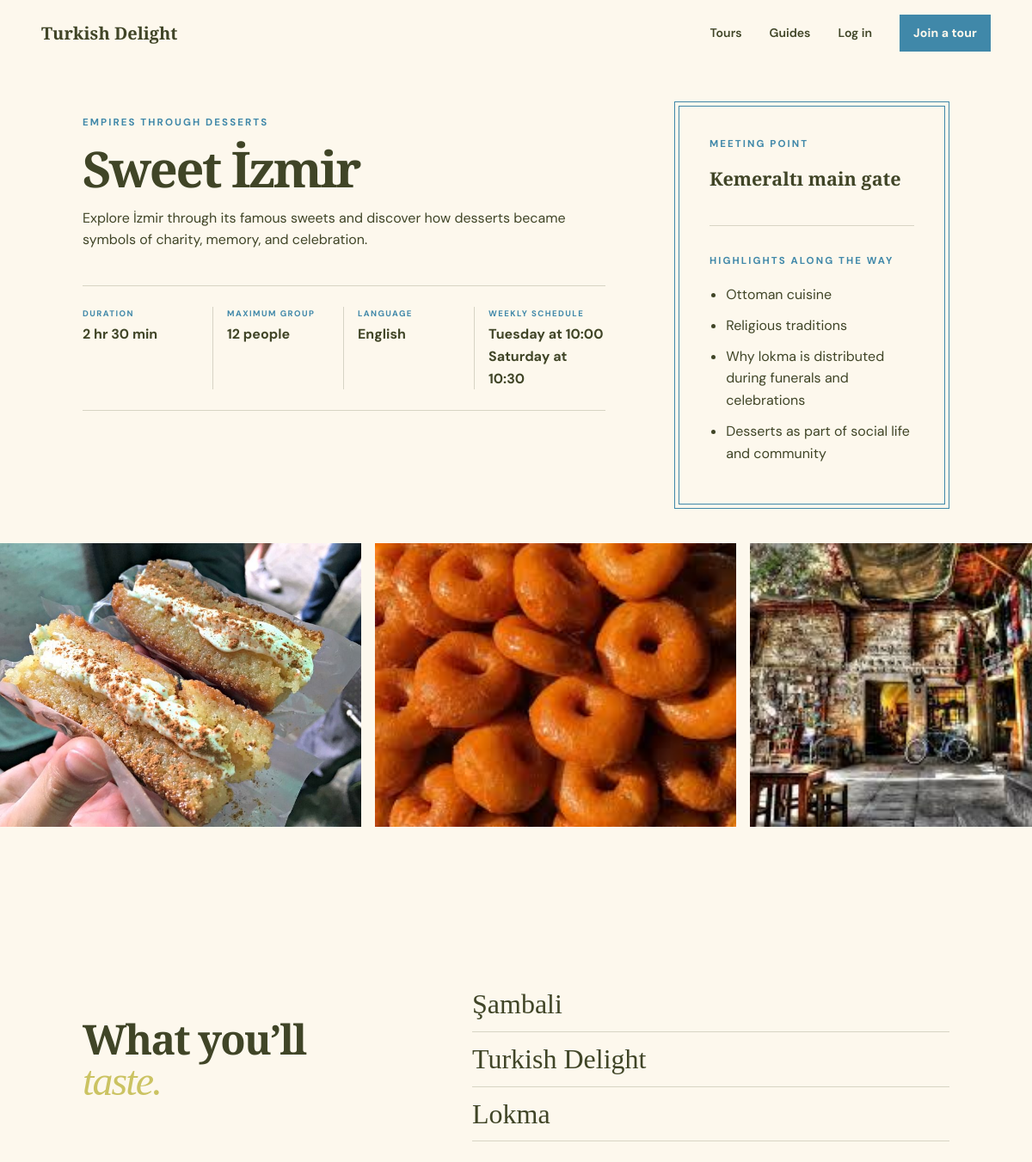
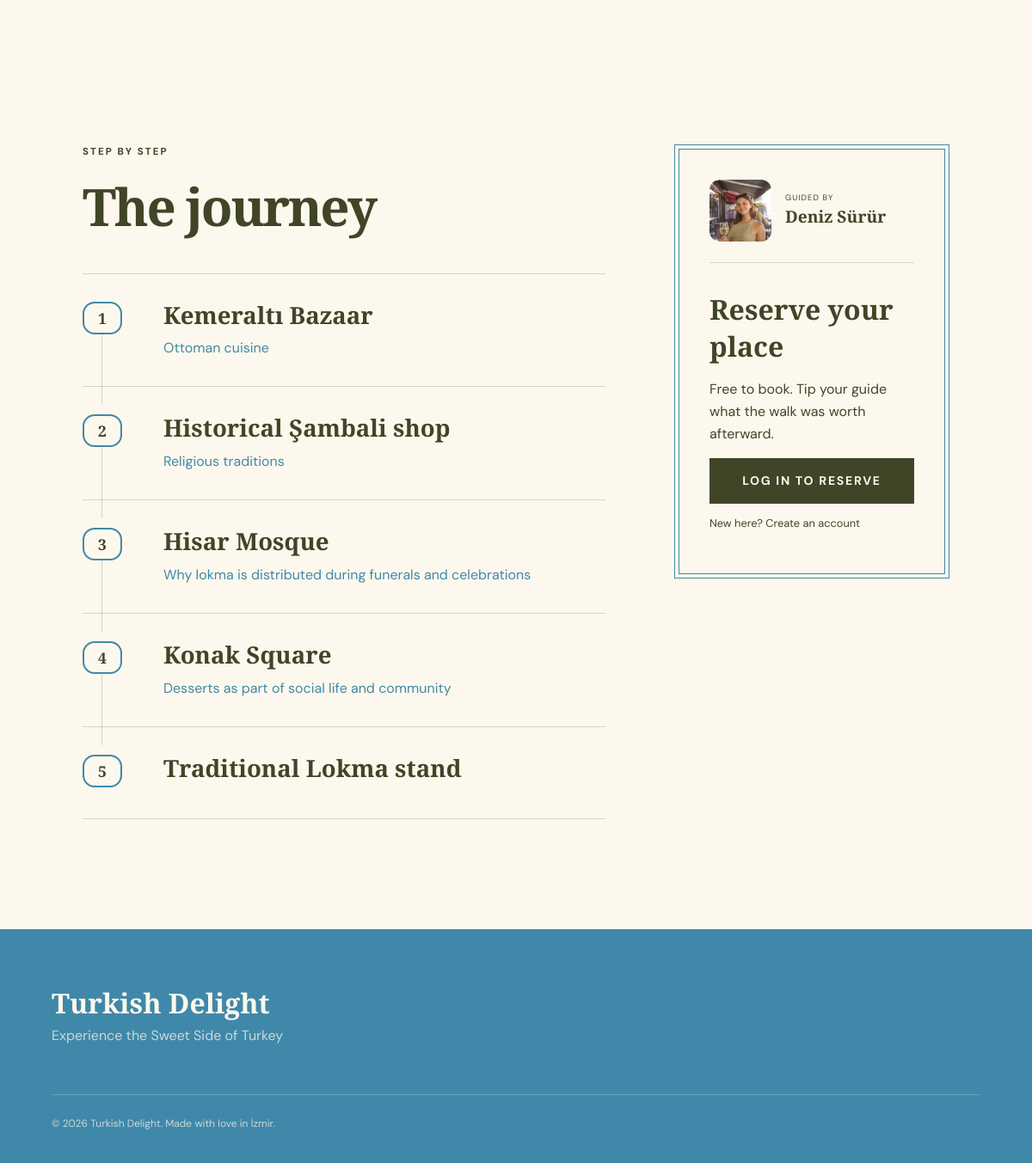
The page /tour/1 on the database its author committed (2 pictures, top to bottom).
### tables this page shows
CREATE TABLE tours (
  id INTEGER PRIMARY KEY AUTOINCREMENT, guide_id INTEGER NOT NULL REFERENCES users(id),
  title TEXT NOT NULL, subtitle TEXT NOT NULL, description TEXT NOT NULL, story TEXT NOT NULL,
  final_message TEXT NOT NULL, foods TEXT NOT NULL, stops TEXT NOT NULL, story_points TEXT NOT NULL,
  meeting_point TEXT NOT NULL, duration INTEGER NOT NULL CHECK(duration > 0),
  language TEXT NOT NULL, capacity INTEGER NOT NULL CHECK(capacity > 0)
);

CREATE TABLE schedules (
  tour_id INTEGER NOT NULL REFERENCES tours(id) ON DELETE CASCADE,
  weekday INTEGER NOT NULL CHECK(weekday BETWEEN 0 AND 6), start_time TEXT NOT NULL,
  PRIMARY KEY(tour_id, weekday)
);

### app.py (the view)
@app.route("/tour/<int:tour_id>")
def tour_detail(tour_id):
    row = tourdb.get_tour_with_guide(get_db(), tour_id)
    if not row:
        abort(404)
    schedules = tourdb.schedules_for_tour(get_db(), tour_id)
    return render_template("tour_detail.html", tour=tour_from_row(row), schedules=schedules,
                           occurrences=next_occurrences(tour_id))

### app.py (called while the page is built)
def get_db():
    if "db" not in g:
        g.db = sqlite3.connect(DATABASE)
        g.db.row_factory = sqlite3.Row
        g.db.execute("PRAGMA foreign_keys = ON")
    return g.db

@app.before_request
def verify_csrf():
    if request.method == "POST" and request.form.get("csrf_token") != session.get("csrf_token"):
        abort(400, "Invalid or missing form token.")

def tour_images(tour_id):
    files = sorted((BASE_DIR / "static").glob(f"Tour{tour_id}_*"))
    return [f.name for f in files if f.is_file()]

def tour_from_row(row):
    tour = dict(row)
    tour["foods"] = json.loads(tour["foods"])
    tour["stops"] = json.loads(tour["stops"])
    tour["story_points"] = json.loads(tour["story_points"])
    tour["images"] = tour_images(tour["id"])
    preferred_guide = BASE_DIR / "static" / f"Guide{tour['id']}.jpg"
    tour["guide_image"] = preferred_guide.name if preferred_guide.exists() else "Guide1.jpg"
    return tour

def next_occurrences(tour_id, limit=10):
    schedule_rows = tourdb.schedules_for_tour(get_db(), tour_id)
    schedule = {row["weekday"]: row["start_time"] for row in schedule_rows}
    results = []
    day = date.today()
    for offset in range(91):
        candidate = day + timedelta(days=offset)
        if candidate.weekday() in schedule:
            start = schedule[candidate.weekday()]
            start_dt = datetime.combine(candidate, datetime.strptime(start, "%H:%M").time())
            if start_dt > datetime.now():
                booked = tourdb.booked_places(get_db(), tour_id, candidate.isoformat())
                results.append({"date": candidate.isoformat(), "label": candidate.strftime("%a, %d %b"),
                                "time": start, "booked": booked or 0})
                if len(results) >= limit:
                    break
    return results

### tourdb.py (called while the page is built)
def get_tour_with_guide(db, tour_id):
    return db.execute(
        """SELECT t.*, u.first_name || ' ' || u.last_name AS guide_name
           FROM tours t JOIN users u ON u.id=t.guide_id WHERE t.id=?""",
        (tour_id,),
    ).fetchone()

def schedules_for_tour(db, tour_id):
    return db.execute(
        "SELECT weekday,start_time FROM schedules WHERE tour_id=? ORDER BY weekday", (tour_id,)
    ).fetchall()

### templates/tour_detail.html (shortened to what this page needs)
{% extends "base.html" %}
{% block content %}
  <section class="tour-title-section">
    <div class="tour-title-copy">
      <p class="eyebrow">{{ tour.subtitle }}</p>
      <h1>{{ tour.title }}</h1>
      <p>{{ tour.description }}</p>
      <div class="detail-bar">
        <span>
          <small>Duration</small>
          {{ tour.duration // 60 }} hr
          {% if tour.duration % 60 %}{{ tour.duration % 60 }} min{% endif %}
        </span>
        <span><small>Maximum group</small>{{ tour.capacity }} people</span>
        <span><small>Language</small>{{ tour.language }}</span>
        <span>
          <small>Weekly schedule</small>
          {% for schedule in schedules %}
            {{ weekdays[schedule.weekday] }} at {{ schedule.start_time }}{% if not loop.last %}<br>{% endif %}
          {% endfor %}
        </span>
      </div>
    </div>
    <aside class="journey-info overview-info">
      <div>
        <p class="eyebrow">Meeting point</p>
        <h3>{{ tour.meeting_point }}</h3>
      </div>
      <div>
        <p class="eyebrow">Highlights along the way</p>
        <ul>
          {% for point in tour.story_points %}
            <li>{{ point }}</li>
          {% endfor %}
        </ul>
      </div>
    </aside>
  </section>
  <section class="tour-gallery section" aria-label="{{ tour.title }} photo gallery">
    {% for image in tour.images %}
      <img
        src="{{ url_for('static', filename=image) }}"
        alt="{{ tour.title }} tour, photograph {{ loop.index }}"
        loading="lazy"
      >
    {% endfor %}
  </section>
  <section class="taste-section tour-tastes">
    <div>
      <h2>What you’ll <em>taste.</em></h2>
    </div>
    <div class="taste-list">
      {% for food in tour.foods %}<span>{{ food }}</span>{% endfor %}
    </div>
  </section>
  <section class="section journey-section">
    <div class="journey-main">
      <p class="eyebrow">Step by step</p>
      <h2>The journey</h2>
      <div class="journey-list">
        {% for stop in tour.stops %}
          <article class="journey-stop">
            <span>{{ loop.index }}</span>
            <div>
              <h3>{{ stop }}</h3>
              {% if loop.index0 < tour.story_points|length %}
                <p>{{ tour.story_points[loop.index0] }}</p>
              {% endif %}
            </div>
          </article>
        {% endfor %}
      </div>
    </div>
    <aside class="booking-card">
      <a class="guide" href="{{ url_for('guide_detail', guide_id=tour.guide_id) }}">
        <img
          src="{{ url_for('static', filename=tour.guide_image) }}"
          alt="{{ tour.guide_name }}, your tour guide"
        >
        <div>
          <small>Guided by</small>
          <strong>{{ tour.guide_name }}</strong>
        </div>
      </a>
      <h3>Reserve your place</h3>
      <p>Free to book. Tip your guide what the walk was worth afterward.</p>
      {% if current_user.is_authenticated and current_user.role == 'participant' %}
        <form action="{{ url_for('book_tour', tour_id=tour.id) }}" method="post" data-booking-form>
          <input type="hidden" name="csrf_token" value="{{ csrf_token() }}">
          <label>
            Weekly availability
            <select name="tour_date" required>
              <option value="">Select an occurrence</option>
              {% for item in occurrences %}
                <option value="{{ item.date }}" {% if item.booked >= tour.capacity %}disabled{% endif %}>
                  {{ item.label }} at {{ item.time }} — {{ tour.capacity - item.booked }} places
                </option>
              {% endfor %}
            </select>
          </label>
          <div data-guests></div>
          <button class="add-guest" type="button" data-add-guest>+ Add another person</button>
          <button class="button button-dark button-full" type="submit">Reserve your spot</button>
        </form>
      {% elif current_user.is_authenticated %}
        <p class="role-note">Guide and administrator accounts cannot make participant reservations.</p>
      {% else %}
        <a class="button button-dark button-full" href="{{ url_for('login', next=request.path) }}">
          Log in to reserve
        </a>
        <p class="booking-new">New here? <a href="{{ url_for('register') }}">Create an account</a></p>
      {% endif %}
    </aside>
  </section>
{% endblock %}

### rows shown on the page
tours: subtitle "EMPIRES THROUGH DESSERTS", title "Sweet İzmir", description "Explore İzmir through its famous sweets and discover how desserts became symbols of charity, memory, and celebration.", duration "2", tour.duration%60 "30", capacity "12", language "English", meeting_point "Kemeraltı main gate"
schedules: weekday "Tuesday", start_time "10:00"
schedules: weekday "Saturday", start_time "10:30"

### other values the page prints
{{ point }} "Ottoman cuisine" "Religious traditions" "Why lokma is distributed during funerals and celebrations" "Desserts as part of social life and community"
{{ food }} "Şambali" "Turkish Delight" "Lokma"
{{ stop }} "Kemeraltı Bazaar" "Historical Şambali shop" "Hisar Mosque" "Konak Square" "Traditional Lokma stand"
{{ tour.story_points[loop.index0] }} "Ottoman cuisine" "Religious traditions" "Why lokma is distributed during funerals and celebrations" "Desserts as part of social life and community"
{{ tour.guide_name }} "Deniz Sürür"
